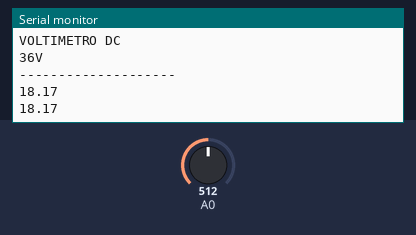
A sketch run on a simulated Arduino Uno, built with avr-gcc and run on an emulated ATmega328P. Parts: the last lines printed to the serial monitor. The test bench sets the inputs (shaded band); at power-on: A0 = 512.

Above: at 3.2 s.
3.3 s: A0 set to 716
At 4.6 s:
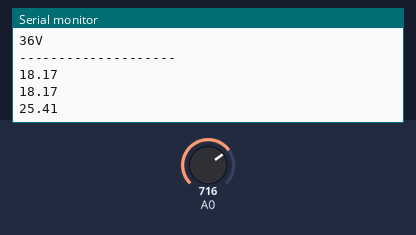
4.8 s: A0 set to 900
At 5.8 s:
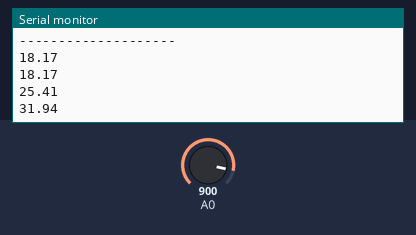
Timing chart, 0 to 7.8 s (numbered marks = the images above; inputs shaded):
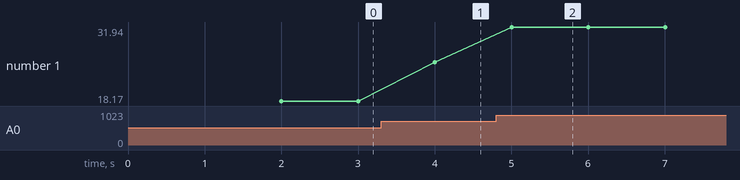

The sketch:

Voltimetro.ino
```cpp
/*
 * Voltimetro de DC con Arduino:
 * Utiliza un divisor resistivo para medir desde la pata A0.
 * Medira valores de 0 a 55 Volts con fuente externa y 0 a 36 con USB.
 */
//float vArduino = 5; // Tension de arduino con fuente externa
float vArduino = 3.3; // Cuando esta alimentado por USB la salida de 5V solo llega a 3.3V
float r1 = 100000; // valor en ohms de la primer resistencia
float r2 = 10000; // valor en ohms de la segunda resistencia

void setup() {
  Serial.begin(9600);

  //Enviar codigos ANSI a la terminal
//  Serial.print("\x1B");
//  Serial.print("[2J");
//  Serial.print("\x1B");
//  Serial.println("[H");
  //Fin de codigos ANSI para la terminal

  Serial.println("--------------------");
  Serial.println("VOLTIMETRO DC");
  Serial.print((int)(vArduino / (r2 / (r1 + r2)))); // vMax: tension maxima que soporta
  Serial.println("V");
  Serial.println("--------------------");
  Serial.println("");
  delay(2000);
}

void loop() {
  /*
   To change the values from 0-1023 to a range that
   corresponds to the voltage the pin is reading,
   you'll need to create another variable, a float, and do a little math.
   To scale the numbers between 0.0 and 5.0, divide 5.0 by 1023.0 and multiply that
   by sensorValue:
   */
  int input = analogRead(A0);
  float vOutput = input * (vArduino / 1023.0); // Se mapea la tension

  // Formula para calcular la tension en un divisor de potencial:
  // Vout = (R2 / (R1 + R2)) * Vin

  // vInput: Tension de DC a medir
  float vInput = vOutput / (r2 / (r1+r2));

  //Enviar codigos ANSI a la terminal
//  Serial.print("\x1B");
//  Serial.print("[1A");
  //Fin de codigos ANSI para la terminal

  Serial.println(vInput);
  delay(1000);
}
```

Measured:
- after the input at 3.3 s, the serial monitor: prints a new line after 0.70 s (image 1)
- after the input at 4.8 s, the serial monitor: prints a new line after 0.20 s (image 2)
- plotted number 1: 18.17 → 25.41 after the input at 3.3 s, 25.41 → 31.94 after the input at 4.8 s
